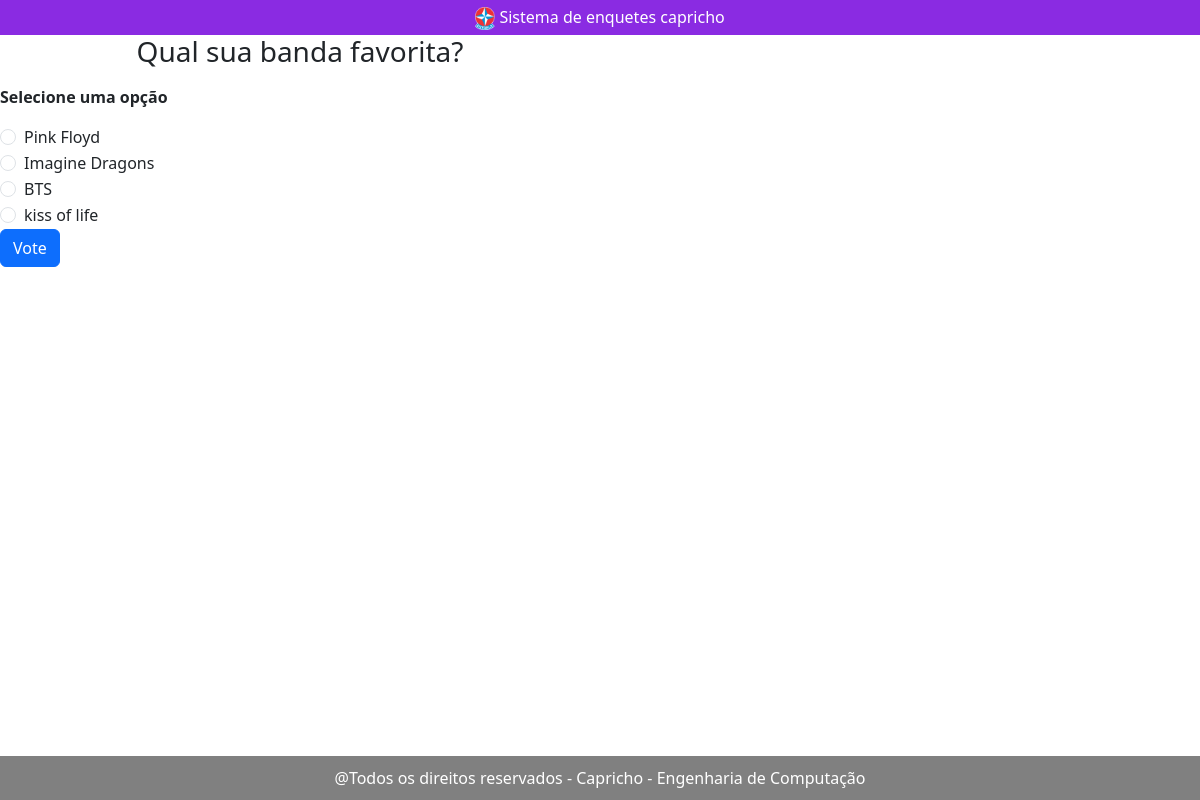
/1/votar, run on the app's committed database.
### enquete/models.py (models this page shows, shortened)
class Questao(models.Model):
    descricao = models.CharField(max_length=200)
    objects = models.Manager()

class Alternativa(models.Model):
    questao = models.ForeignKey(Questao, on_delete=models.CASCADE)
    descricao = models.CharField(max_length=200)
    votos = models.IntegerField(default=0)
    objects = models.Manager()

### enquete/views.py (the view)
# urls.py: path('<int:id_questao>/votar', views.votar, name='votar'),
def votar(request, id_questao):
    questao = get_object_or_404(Questao, pk=id_questao)
    try:
        selected_option = questao.alternativa_set.get(pk=request.POST['option'])
    except KeyError:
        return render(request, 'enquete/voto.html', {
            'questao': questao,
            'error_message': "Selecione uma opção",
        })
    else:
        selected_option.votos += 1
        selected_option.save()
        return HttpResponseRedirect(reverse('enquete:resultados', args=(id_questao,)))

### enquete/templates/enquete/voto.html (shortened to what this page needs)
<!DOCTYPE html>
    {% load static %}
<html lang="pt-br">
    <head>
        <link rel="stylesheet" type="text/css" href="{% static 'enquete/style.css' %}" media="screen" />
        <link rel="stylesheet" href="https://cdn.jsdelivr.net/npm/bootstrap@5.3.0/dist/css/bootstrap.min.css">
    </head>
    <header>
        <img width="20px" src="{% static 'enquete/Logo_Estrela.png' %}">
        Sistema de enquetes capricho
    </header>
    <body>
        <div style="max-width: 600px;">
            <form action="{% url 'enquete:votar' questao.id %}" method="post">
                <fieldset>
                    <legend><h3 class="text-center">{{ questao.descricao }}</h3></legend>
                    {% if error_message %}<p><strong>{{ error_message }}</strong></p>{% endif %}
                    {% for opcao in questao.alternativa_set.all %}
                        <div class="form-check">
                            <input class="form-check-input" type="radio" name="option" id="option{{ forloop.counter }}" value="{{ opcao.id }}">
                            <label class="form-check-label" for="option{{ forloop.counter }}">{{ opcao.descricao }}</label>
                        </div>
                    {% endfor %}
                </fieldset>
                <input class="btn btn-primary" type="submit" value="Vote">
            </form>
       </div>
    </body>
    <footer>
        @Todos os direitos reservados - Capricho - Engenharia de Computação
    </footer>
</html>

### enquete/static/enquete/style.css (style rules this page uses)
header { text-align: center; background-color: blueviolet; color: white; width: 100%; padding: 5px; }
footer { background-color: grey; color: #fff; padding: 10px; text-align: center; margin-top: auto; }
body { display: flex; flex-direction: column; min-height: 100vh; }

### data on the page
Questao: descricao "Qual sua banda favorita?"
Alternativa: descricao "Pink Floyd"
Alternativa: descricao "Imagine Dragons"
Alternativa: descricao "BTS"
Alternativa: descricao "kiss of life"

### other printed values
{{ error_message }} "Selecione uma opção"
